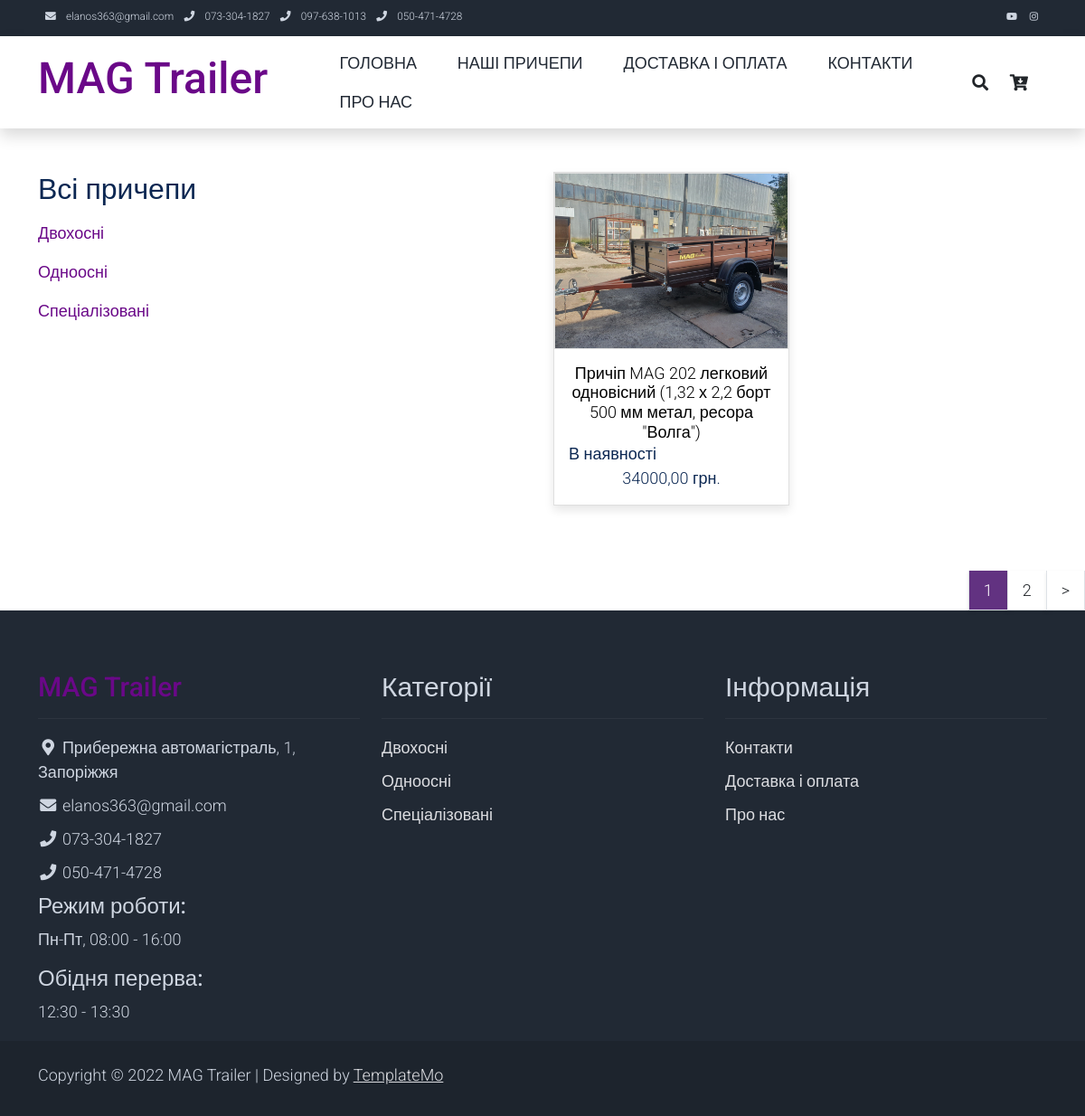
Page /categories/ on the earlier database version.
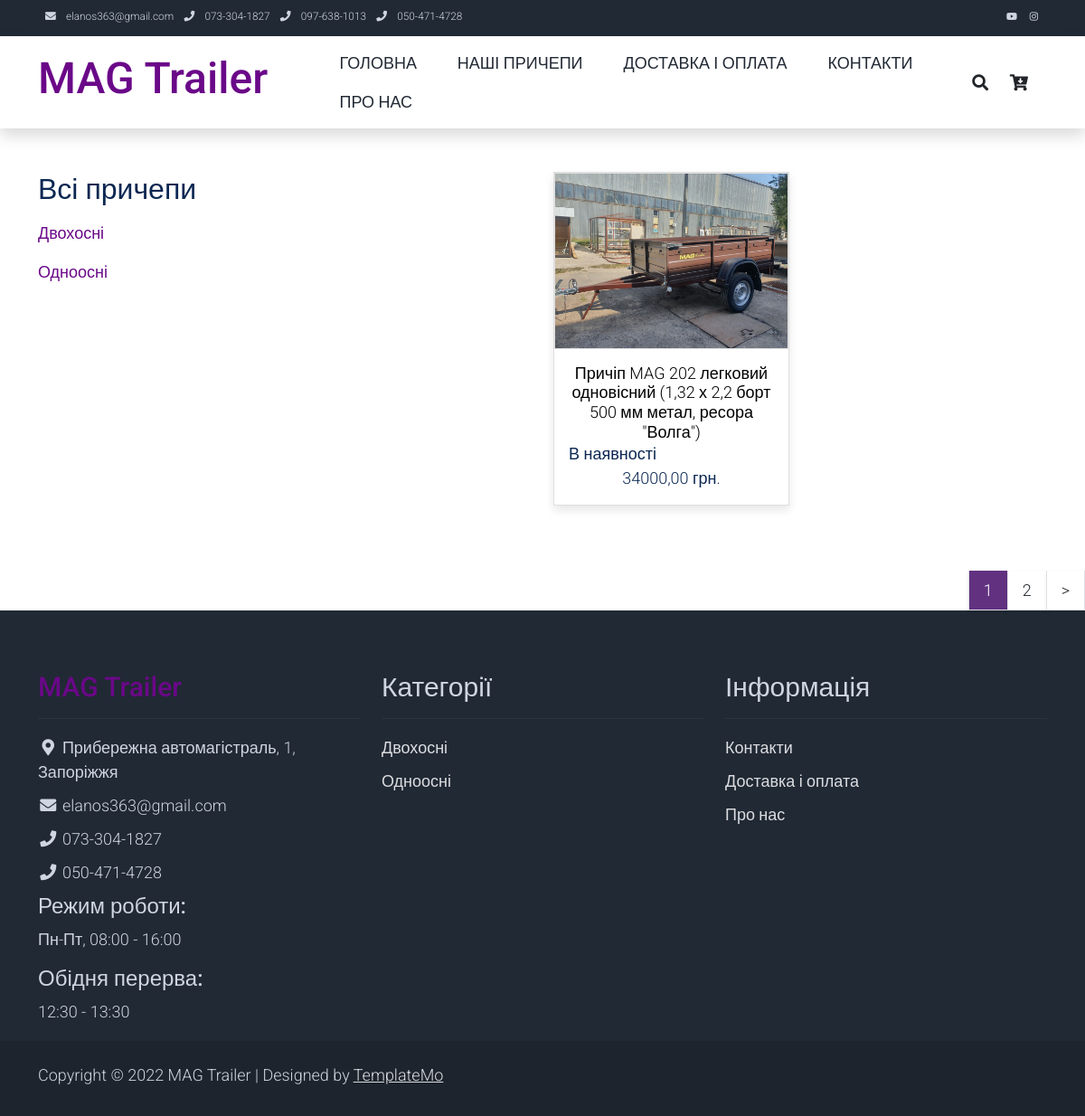
Same page on the later database version.
### pages/models.py (models this page shows, shortened)
class Category(models.Model):
    name = models.CharField(max_length=100, db_index=True, verbose_name='Категорія')
    slug = models.SlugField(max_length=100, db_index=True, unique=True)
    image = models.ImageField(upload_to='products_images/%Y/%m/%d', blank=True, null=True)
    available = models.BooleanField(default=True, null=True, verbose_name='Опубліковано')
    class Meta:
        ordering = ('name', )
        verbose_name = 'Категорія'
        verbose_name_plural = 'Категорії'
    def get_absolute_url(self):
        return reverse('show_categories', kwargs={'cat_slug': self.slug})

class Product(models.Model):
    category = models.ForeignKey(Category, on_delete=models.CASCADE, related_name='products', verbose_name='Категорія')
    name = models.CharField(max_length=100, db_index=True, verbose_name='Товар')
    slug = models.SlugField(max_length=100, db_index=True, unique=True)
    description = models.TextField(blank=True)
    price = models.DecimalField(max_digits=10, decimal_places=2, verbose_name="Ціна")
    stock = models.PositiveIntegerField(verbose_name='Залишок')
    available = models.BooleanField(default=True, verbose_name='Опубліковано')
    created = models.DateTimeField(auto_now_add=True, verbose_name='Дата створнення')
    updated = models.DateTimeField(auto_now=True, verbose_name='Дата оновлення')
    availability = models.CharField(max_length=30, verbose_name='Наявність')
    width = models.IntegerField(verbose_name='Ширина кузова')
    length = models.IntegerField(verbose_name='Довжина кузова')
    height = models.IntegerField(verbose_name='Висота борту')
    full_weight = models.IntegerField(verbose_name='Повна маса')
    max_weight = models.IntegerField(verbose_name="Вантажопід'ємність")
    image = models.ImageField(upload_to='products_images/%Y/%m/%d', blank=True, null=True)
    class Meta:
        ordering = ('price', 'name', 'category')
        indexes = [
            models.Index(fields=['id', 'slug'])
        ]
        verbose_name = 'Товар'
        verbose_name_plural = 'Товари'
    def get_absolute_url(self):
        return reverse('product', kwargs={'product_slug': self.slug})

### pages/views.py (the view)
# urls.py: path('categories/', AllCategories.as_view(), name='all_categories'),
class AllCategories(PagesMixin, ListView):
    model = Product
    template_name = 'pages/categories.html'
    context_object_name = 'products'
    def get_context_data(self, *, object_list=None, **kwargs):
        context = super().get_context_data(**kwargs)
        c_def = self.get_user_context(title='Наші причепи')
        return dict(list(context.items()) + list(c_def.items()))
    def get_queryset(self):
        return Product.objects.filter(available=True)

### cart/cart.py (called while the page is built)
    def __len__(self):
        return sum(item['quantity'] for item in self.cart.values())

### cart/context_processors.py (called while the page is built)
def cart(request):
    return {'cart': Cart(request)}

### pages/templatetags/pages_tags.py (called while the page is built)
@register.simple_tag(name='getcats')
def get_categories():
    return Category.objects.filter(available=True)

### pages/utils.py (called while the page is built)
    def get_user_context(self, **kwargs):
        context = kwargs
        context['menu'] = menu
        if 'cat_selected' not in context:
            context['cat_selected'] = None
        return context

### pages/templates/pages/categories.html
{% extends 'pages/base.html' %}
{% block content %}
    <div class="container py-5">
        <div class="row">
            <div class="col-lg-3">
                <ul class="nav navbar-nav d-flex justify-content-between mx-lg-auto">
                    <li class="nav-item">
                {% if not cat_selected %}
                    <h2>Всі причепи</h2>
                {% else %}
                    <a class="nav-link" href="{% url 'all_categories' %}">Всі причепи</a>
                {% endif %}
                        {% load pages_tags %}
                        {% getcats as categories %}
                        {% for c in categories %}
                            {% if c.id == cat_selected %}
                                <h2>{{c.name}}</h2>
                            {% else %}
                                <a class="nav-link" href="{{ c.get_absolute_url }}">
                                    {{ c.name }}
                                </a>
                            {% endif %}
                        {% endfor %}
                    </li>
                </ul>
            </div>
            <div class="col-lg-9">
                <div class="row">
                    {% for p in products %}
                    <div class="col-md-4">
                        <div class="card mb-4 product-wap rounded-0">
                            <div class="card rounded-0">
                                {% if p.image %}
                                <a href="{{ p.get_absolute_url }}"><img class="card-img rounded-0 img-fluid" src="{{p.image.url}}"></a>
                                {% endif %}
                            </div>
                            <div class="card-body">
                                <a href="{{ p.get_absolute_url }}" class="h3 text-decoration-none"><center>{{ p.name }}</center></a>
                                <ul class="w-100 list-unstyled d-flex justify-content-between mb-0">
                                    <li><strong>{{ p.availability }}</strong></li>
                                </ul>
                                <p class="text-center mb-0">{{ p.price }} грн.</p>
                            </div>
                        </div>
                    </div>
                    {% endfor %}
                </div>
            </div>
        </div>
    </div>
{% endblock %}

### pages/templates/pages/base.html (shortened to what the changed rows need)
{% load static %}
<!DOCTYPE html>
<html lang="en">
<head>
    <link rel="stylesheet" href="{% static 'pages/css/bootstrap.min.css' %}">
    <link rel="stylesheet" href="{% static 'pages/css/templatemo.css' %}">
    <link rel="stylesheet" href="{% static 'pages/css/custom.css' %}">
    <link rel="stylesheet" href="{% static 'pages/css/fontawesome.min.css' %}">
</head>
<body>
    <nav class="navbar navbar-expand-lg navbar-light shadow">
        <div class="container d-flex justify-content-between align-items-center">
            <div class="align-self-center collapse navbar-collapse flex-fill  d-lg-flex justify-content-lg-between" id="templatemo_main_nav">
                <div class="flex-fill">
                    <ul class="nav navbar-nav d-flex justify-content-between mx-lg-auto">
                        {% for m in menu %}
                        <li class="nav-item">
                            <a class="nav-link" href="{% url m.url_name %}">{{ m.title }}</a>
                        </li>
                        {% endfor %}
                    </ul>
                </div>
            </div>
        </div>
    </nav>
{% block content %}
{% endblock %}
{% if page_obj.has_other_pages %}
    <div div="row">
        <ul class="pagination pagination-lg justify-content-end">
            {% for p in paginator.page_range %}
            {% if page_obj.number == p %}
            <li class="page-item disabled">
                <a class="page-link active rounded-0 mr-3 shadow-sm border-top-0 border-left-0" tabindex="-1">{{ p }}</a>
            </li>
            {% elif p >= page_obj.number|add:-1 and p <= page_obj.number|add:1 %}
            <li class="page-item">
                <a class="page-link rounded-0 mr-3 shadow-sm border-top-0 border-left-0 text-dark" href="?q={{q}}&page={{p}}">{{p}}</a>
            </li>
            {% endif %}
            {% endfor %}
        </ul>
    </div>
{% endif %}
    <footer class="bg-dark" id="tempaltemo_footer">
        <div class="container">
            <div class="row">
                <div class="col-md-4 pt-5">
                    <h2 class="h2 text-success border-bottom pb-3 border-light logo">MAG Trailer</h2>
                </div>
                <div class="col-md-4 pt-5">
                    <h2 class="h2 text-light border-bottom pb-3 border-light">Категорії</h2>
                    <ul class="list-unstyled text-light footer-link-list">
                        {% load pages_tags %}
                        {% getcats as categories %}
                        {% for c in categories %}
                        <li><a class="text-decoration-none" href="{{c.get_absolute_url}}">{{c.name}}</a></li>
                        {% endfor %}
                    </ul>
                </div>
                <div class="col-md-4 pt-5">
                    <h2 class="h2 text-light border-bottom pb-3 border-light">Інформація</h2>
                </div>
            </div>
        </div>
    </footer>
</body>
</html>

Differences in the rows shown:
no longer on this page (row edited): Category: name "Спеціалізовані"
